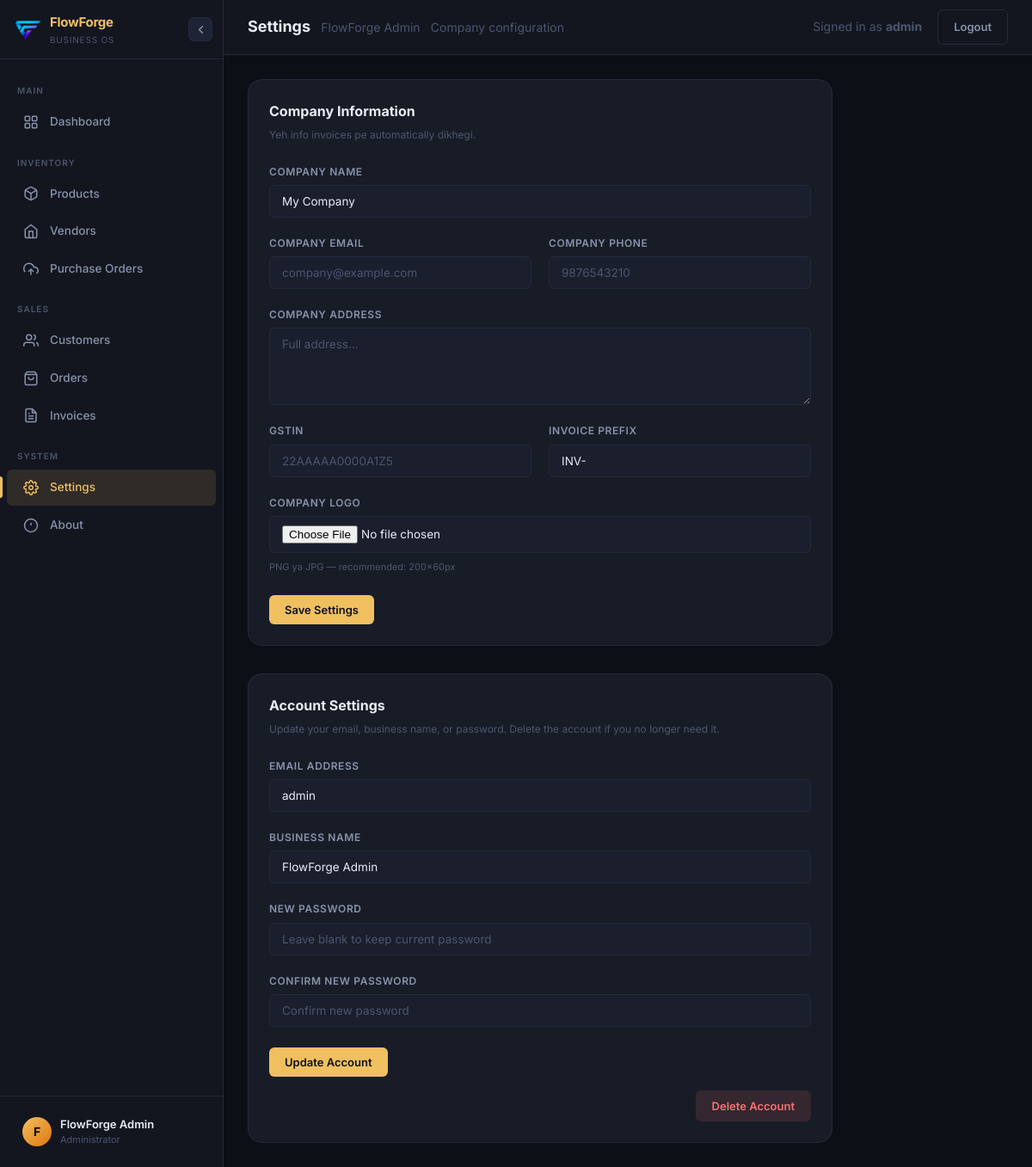
The app's page /settings (signed in) with its own data.
### tables this page shows
CREATE TABLE users (
            id INTEGER PRIMARY KEY AUTOINCREMENT,
            username TEXT UNIQUE NOT NULL,
            business_name TEXT,
            password_hash TEXT NOT NULL,
            created_at TIMESTAMP DEFAULT CURRENT_TIMESTAMP
        );

CREATE TABLE settings (
            id              INTEGER PRIMARY KEY,
            company_name    TEXT DEFAULT 'My Company',
            company_email   TEXT,
            company_phone   TEXT,
            company_address TEXT,
            gstin           TEXT,
            invoice_prefix  TEXT DEFAULT 'INV-',
            logo_filename   TEXT
        );

### App.py (the view, shortened to what this page needs)
@app.route('/settings', methods=['GET', 'POST'])
def settings():
    db = get_db()
    settings_row = db.execute('SELECT * FROM settings WHERE id = 1').fetchone()
    account_user = None
    if session.get('user_id'):
        account_user = db.execute('SELECT * FROM users WHERE id = ?', (session['user_id'],)).fetchone()
    return render_template('settings.html', settings=settings_row, account_user=account_user)

### database.py (called while the page is built)
def get_db():
    if 'db' not in g:
        conn = sqlite3.connect(DATABASE)
        conn.row_factory = sqlite3.Row
        conn.execute('PRAGMA foreign_keys = ON')
        g.db = conn
    return g.db

### templates/settings.html (shortened to what this page needs)
{% extends "base.html" %}
{% block page_title %}Settings{% endblock %}
{% block page_subtitle %}<span>Company configuration</span>{% endblock %}
{% block content %}
<div class="card" style="max-width: 680px;">
    <div class="card-title mb-16">Company Information</div>
    <div class="card-subtitle mb-24" style="margin-top:-12px;">Yeh info invoices pe automatically dikhegi.</div>
    <form method="POST" action="/settings" enctype="multipart/form-data">
        <div class="form-grid">
            <div class="form-group form-full">
                <label class="form-label">Company Name</label>
                <input class="form-control" type="text" name="company_name"
                       value="{{ settings['company_name'] or '' }}"
                       placeholder="e.g. ABC Traders, XYZ Pvt Ltd...">
            </div>
            <div class="form-group">
                <label class="form-label">Company Email</label>
                <input class="form-control" type="email" name="company_email"
                       value="{{ settings['company_email'] or '' }}"
                       placeholder="company@example.com">
            </div>
            <div class="form-group">
                <label class="form-label">Company Phone</label>
                <input class="form-control" type="text" name="company_phone"
                       value="{{ settings['company_phone'] or '' }}"
                       placeholder="9876543210">
            </div>
            <div class="form-group form-full">
                <label class="form-label">Company Address</label>
                <textarea class="form-control" name="company_address"
                          placeholder="Full address...">{{ settings['company_address'] or '' }}</textarea>
            </div>
            <div class="form-group">
                <label class="form-label">GSTIN</label>
                <input class="form-control" type="text" name="gstin"
                       value="{{ settings['gstin'] or '' }}"
                       placeholder="22AAAAA0000A1Z5">
            </div>
            <div class="form-group">
                <label class="form-label">Invoice Prefix</label>
                <input class="form-control" type="text" name="invoice_prefix"
                       value="{{ settings['invoice_prefix'] or 'INV-' }}"
                       placeholder="INV-, BILL-, etc.">
            </div>
            <div class="form-group form-full">
                <label class="form-label">Company Logo</label>
                <input class="form-control" type="file" name="logo" accept="image/*">
                <span class="form-hint">PNG ya JPG — recommended: 200×60px</span>
            </div>
        </div>
        <div class="actions-row">
            <button type="submit" class="btn btn-primary">Save Settings</button>
        </div>
    </form>
</div>
{% if account_user %}
<div class="card" style="max-width: 680px; margin-top:32px;">
    <div class="card-title mb-16">Account Settings</div>
    <div class="card-subtitle mb-24" style="margin-top:-12px;">Update your email, business name, or password. Delete the account if you no longer need it.</div>
    <form method="POST" action="{{ url_for('account_update') }}">
        <div class="form-grid">
            <div class="form-group form-full">
                <label class="form-label">Email address</label>
                <input class="form-control" type="email" name="username"
                       value="{{ account_user['username'] or '' }}"
                       placeholder="email@example.com">
            </div>
            <div class="form-group form-full">
                <label class="form-label">Business name</label>
                <input class="form-control" type="text" name="business_name"
                       value="{{ account_user['business_name'] or '' }}"
                       placeholder="Your business name">
            </div>
            <div class="form-group form-full">
                <label class="form-label">New password</label>
                <input class="form-control" type="password" name="new_password" placeholder="Leave blank to keep current password">
            </div>
            <div class="form-group form-full">
                <label class="form-label">Confirm new password</label>
                <input class="form-control" type="password" name="confirm_password" placeholder="Confirm new password">
            </div>
        </div>
        <div class="actions-row" style="justify-content:space-between; gap:12px; flex-wrap:wrap;">
            <button type="submit" class="btn btn-primary">Update Account</button>
        </div>
    </form>
    <form method="POST" action="{{ url_for('account_delete') }}" onsubmit="return confirm('Delete your account? This cannot be undone.')" style="margin-top:16px; display:flex; justify-content:flex-end;">
        <button type="submit" class="btn btn-danger">Delete Account</button>
    </form>
</div>
{% endif %}
{% endblock %}

### templates/base.html (shortened to what this page needs)
<!DOCTYPE html>
<html lang="en" data-theme="dark">
<head>
</head>
<body>
    <aside class="sidebar" id="sidebar">
        <div class="sidebar-brand">
            <a href="/"
                style="text-decoration:none; display:flex; align-items:center; gap:10px; flex:1; min-width:0; overflow:hidden;">
                <img src="{{ url_for('static', filename='favicon.ico') }}" alt="FlowForge Logo">
                <div class="sidebar-brand-text">
                    <span class="name">FlowForge</span>
                    <span class="tagline">Business OS</span>
                </div>
            </a>
            <button class="sidebar-collapse-btn" id="sidebarToggle" aria-label="Toggle sidebar">
                <svg viewBox="0 0 24 24" fill="none" stroke="currentColor" stroke-width="2.5" stroke-linecap="round"
                    stroke-linejoin="round">
                    <path d="M15 18l-6-6 6-6" />
                </svg>
            </button>
        </div>
        <nav class="sidebar-nav">
            <div class="nav-section-label">Main</div>
            <a href="/" class="nav-item {% if request.endpoint == 'index' %}active{% endif %}" data-tooltip="Dashboard">
                <span class="nav-icon">
                    <svg viewBox="0 0 24 24" fill="none" stroke="currentColor" stroke-width="2">
                        <rect x="3" y="3" width="7" height="7" rx="1" />
                        <rect x="14" y="3" width="7" height="7" rx="1" />
                        <rect x="3" y="14" width="7" height="7" rx="1" />
                        <rect x="14" y="14" width="7" height="7" rx="1" />
                    </svg>
                </span>
                <span class="nav-label">Dashboard</span>
            </a>
            <div class="nav-section-label">Inventory</div>
            <a href="/products" class="nav-item {% if 'products' in request.path %}active{% endif %}"
                data-tooltip="Products">
                <span class="nav-icon">
                    <svg viewBox="0 0 24 24" fill="none" stroke="currentColor" stroke-width="2">
                        <path
                            d="M21 16V8a2 2 0 00-1-1.73l-7-4a2 2 0 00-2 0l-7 4A2 2 0 003 8v8a2 2 0 001 1.73l7 4a2 2 0 002 0l7-4A2 2 0 0021 16z" />
                        <polyline points="3.27 6.96 12 12.01 20.73 6.96" />
                        <line x1="12" y1="22.08" x2="12" y2="12" />
                    </svg>
                </span>
                <span class="nav-label">Products</span>
            </a>
            <a href="/vendors" class="nav-item {% if 'vendors' in request.path %}active{% endif %}"
                data-tooltip="Vendors">
                <span class="nav-icon">
                    <svg viewBox="0 0 24 24" fill="none" stroke="currentColor" stroke-width="2">
                        <path d="M3 9l9-7 9 7v11a2 2 0 01-2 2H5a2 2 0 01-2-2V9z" />
                        <polyline points="9 22 9 12 15 12 15 22" />
                    </svg>
                </span>
                <span class="nav-label">Vendors</span>
            </a>
            <a href="/purchase-orders" class="nav-item {% if 'purchase-orders' in request.path %}active{% endif %}"
                data-tooltip="Purchase Orders">
                <span class="nav-icon">
                    <svg viewBox="0 0 24 24" fill="none" stroke="currentColor" stroke-width="2">
                        <polyline points="16 16 12 12 8 16" />
                        <line x1="12" y1="12" x2="12" y2="21" />
                        <path d="M20.39 18.39A5 5 0 0018 9h-1.26A8 8 0 103 16.3" />
                    </svg>
                </span>
                <span class="nav-label">Purchase Orders</span>
            </a>
            <div class="nav-section-label">Sales</div>
            <a href="/customers" class="nav-item {% if 'customers' in request.path %}active{% endif %}"
                data-tooltip="Customers">
                <span class="nav-icon">
                    <svg viewBox="0 0 24 24" fill="none" stroke="currentColor" stroke-width="2">
                        <path d="M17 21v-2a4 4 0 00-4-4H5a4 4 0 00-4 4v2" />
                        <circle cx="9" cy="7" r="4" />
                        <path d="M23 21v-2a4 4 0 00-3-3.87M16 3.13a4 4 0 010 7.75" />
                    </svg>
                </span>
                <span class="nav-label">Customers</span>
            </a>
            <a href="/orders"
                class="nav-item {% if 'orders' in request.path and 'purchase' not in request.path %}active{% endif %}"
                data-tooltip="Orders">
                <span class="nav-icon">
                    <svg viewBox="0 0 24 24" fill="none" stroke="currentColor" stroke-width="2">
                        <path d="M6 2L3 6v14a2 2 0 002 2h14a2 2 0 002-2V6l-3-4z" />
                        <line x1="3" y1="6" x2="21" y2="6" />
                        <path d="M16 10a4 4 0 01-8 0" />
                    </svg>
                </span>
                <span class="nav-label">Orders</span>
            </a>
            <a href="/invoices" class="nav-item {% if 'invoices' in request.path %}active{% endif %}"
                data-tooltip="Invoices">
                <span class="nav-icon">
                    <svg viewBox="0 0 24 24" fill="none" stroke="currentColor" stroke-width="2">
                        <path d="M14 2H6a2 2 0 00-2 2v16a2 2 0 002 2h12a2 2 0 002-2V8z" />
                        <polyline points="14 2 14 8 20 8" />
                        <line x1="16" y1="13" x2="8" y2="13" />
                        <line x1="16" y1="17" x2="8" y2="17" />
                        <polyline points="10 9 9 9 8 9" />
                    </svg>
                </span>
                <span class="nav-label">Invoices</span>
            </a>
            <div class="nav-section-label">System</div>
            <a href="/settings" class="nav-item {% if request.endpoint == 'settings' %}active{% endif %}"
                data-tooltip="Settings">
                <span class="nav-icon">
                </span>
                <span class="nav-label">Settings</span>
            </a>
            <a href="/about" class="nav-item {% if request.endpoint == 'about' %}active{% endif %}"
                data-tooltip="About">
                <span class="nav-icon">
                    <svg viewBox="0 0 24 24" fill="none" stroke="currentColor" stroke-width="2">
                        <circle cx="12" cy="12" r="10" />
                        <line x1="12" y1="8" x2="12" y2="12" />
                        <line x1="12" y1="16" x2="12.01" y2="16" />
                    </svg>
                </span>
                <span class="nav-label">About</span>
            </a>
        </nav>
        <div class="sidebar-footer">
            <a href="/settings" class="user-card">
                <div class="user-avatar">F</div>
                <div class="user-info">
                    <div class="user-name">FlowForge Admin</div>
                    <div class="user-role">Administrator</div>
                </div>
            </a>
        </div>
    </aside>
    <div class="main-wrapper" id="mainWrapper">
        <header class="topbar">
            <div class="topbar-title">
                {% block page_title %}Dashboard{% endblock %}
                {% if session.get('business_name') %}
                <span>{{ session.get('business_name') }}</span>
                {% endif %}
                {% block page_subtitle %}{% endblock %}
            </div>
            {% block topbar_actions %}
            {% if session.get('username') %}
            <div style="display:flex; gap:10px; align-items:center;">
                <div class="text-muted" style="margin-right:8px">Signed in as <strong>{{ session.get('username') }}</strong></div>
                <a href="{{ url_for('logout') }}" class="btn btn-outline">Logout</a>
            </div>
            {% else %}
            <a href="{{ url_for('login') }}" class="btn btn-primary">Login</a>
            {% endif %}
            {% endblock %}
        </header>
        <div class="page-content">
            {% block content %}{% endblock %}
        </div>
    </div>
</body>
</html>

### records on screen
users: get "FlowForge Admin", get "admin", username "admin", business_name "FlowForge Admin"
settings: company_name "My Company", invoice_prefix "INV-"
